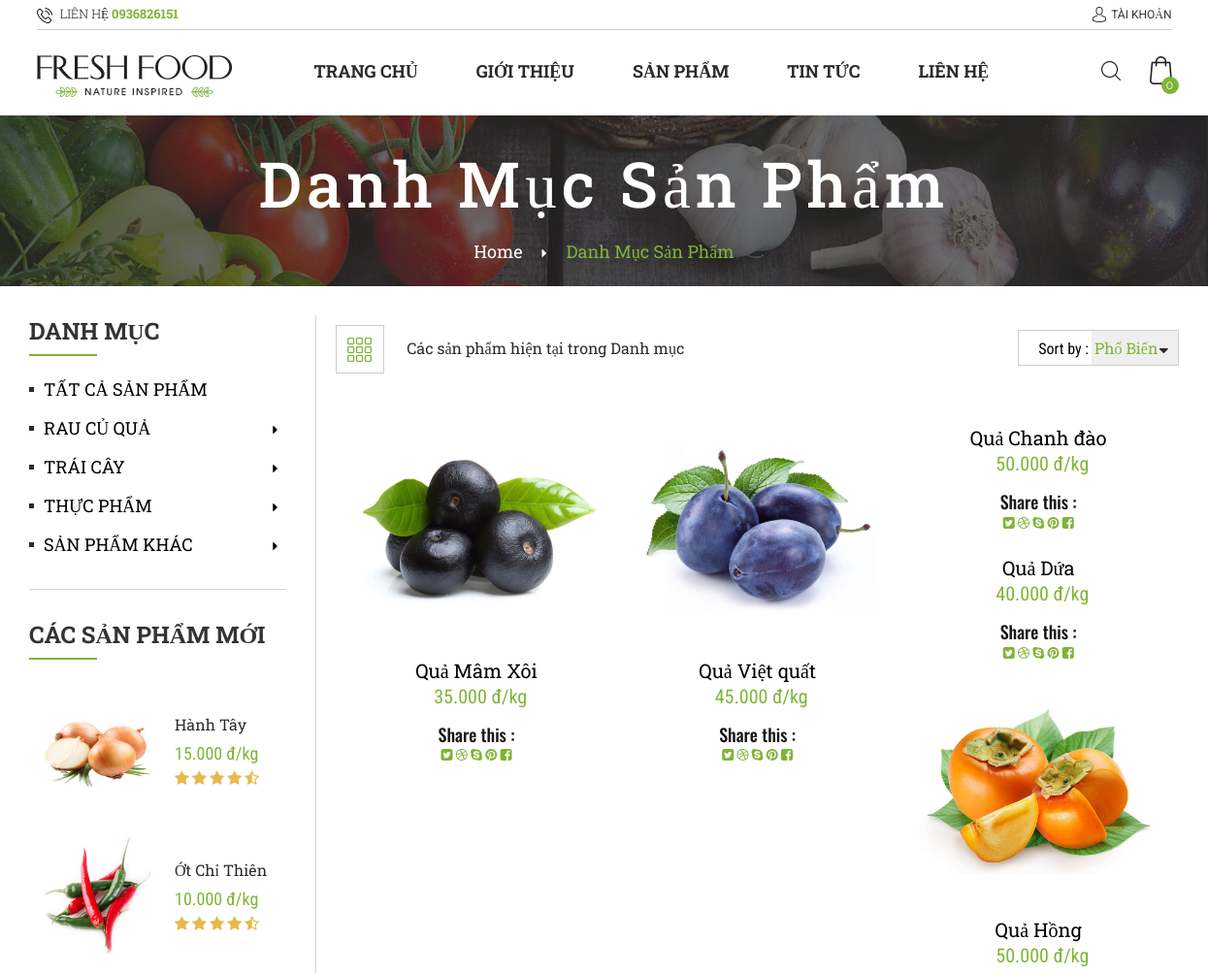
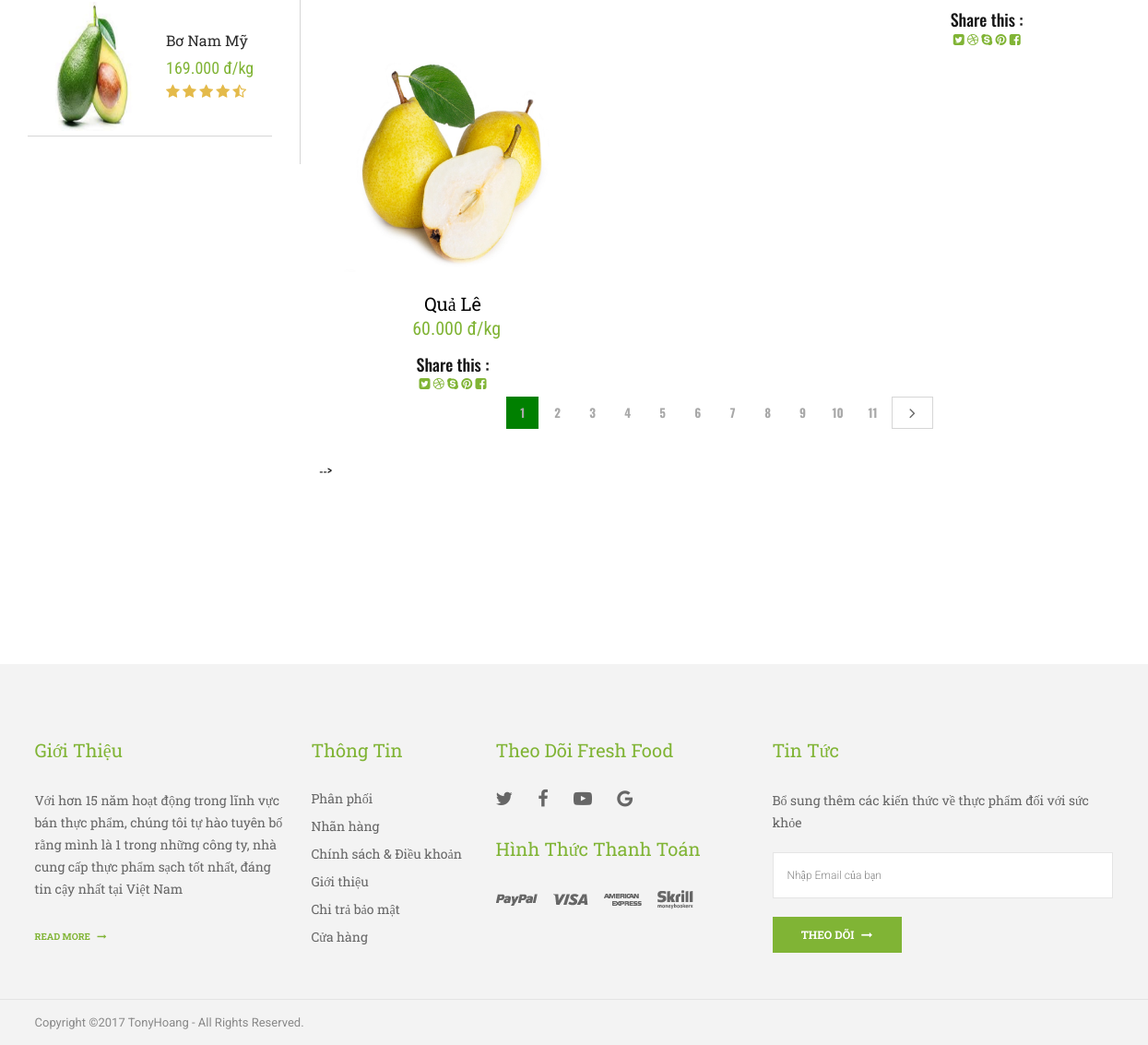
/index.php?route=product&actions=product, run on the app's committed database (2 pictures, top to bottom).
### tables this page shows
CREATE TABLE `product` (
  `id` int(11) NOT NULL,
  `name` varchar(100) NOT NULL,
  `image` varchar(255) DEFAULT NULL,
  `price` int(11) NOT NULL,
  `detail_product` text,
  `views` int(11) DEFAULT NULL,
  `id_subcate` int(11) NOT NULL,
  `status` tinyint(1) DEFAULT '1',
  `created_date` int(11) DEFAULT NULL
);

CREATE TABLE `category` (
  `category_id` int(11) NOT NULL,
  `category_name` varchar(100) NOT NULL,
  `description` varchar(255) DEFAULT NULL,
  `status` tinyint(6) DEFAULT '1',
  `created_date` int(11) DEFAULT NULL
);

### index.php (called while the page is built, shortened)
<?php
require 'header.php';
if (isset($_GET['route'])) {
	$route = $_GET['route'];
} else {
	$route = 'page';
}
if (isset($_GET['actions'])) {
	$actions = $_GET['actions'];
} else {
	$actions = 'content';
}
include $route . '/' . $actions . '.php';
require 'footer.php'
?>

### common/cart.php (called while the page is built, shortened)
<?php
function get_cart(){
	return;
}
function get_qtt(){
	$carts = get_cart();
	$total = 0;
	return $total;
}
?>

### common/database.php (called while the page is built, shortened)
<?php
$mysqli = mysqli_connect(DB_HOST, DB_USER, DB_PASS, DB_NAME);
mysqli_set_charset($mysqli,"utf8");
function get_all($table,$fiels_name = false,$field_val = false,$limit = false){
	global $mysqli;
	$data = [];
	$sql = "SELECT * FROM $table";
	$res = mysqli_query($mysqli,$sql);
	if ($res && mysqli_num_rows($res)) {
		while ($row = mysqli_fetch_assoc($res)) {
			$data[] = $row;
		}
	}
	return $data;
}
function phan_trang($table,$fiels_name = false,$field_val = false,$start,$limit){
	global $mysqli;
	$data = [];
	$sql = "SELECT * FROM $table ";
	if ($limit) {
		$sql .= " LIMIT $start,$limit";
	}
	$res = mysqli_query($mysqli,$sql);
	if ($res && mysqli_num_rows($res)) {
		while ($row = mysqli_fetch_assoc($res)) {
			$data[] = $row;
		}
	}
	return $data;
}
function get_count($table,$fiels_name = false,$field_val = false){
	global $mysqli;
	$sql = "SELECT * FROM $table ";
	$res = mysqli_query($mysqli,$sql);
	return $res ? mysqli_num_rows($res) : 0;
}
?>

### product/getallproduct.php (the view, shortened to what this page needs)
<?php
$total = get_count('product');
$show = 6;
$page = ceil($total/$show);
$users = get_all('product');
$get_page = isset($_GET['page']) ? $_GET['page'] : 1;
$start = $show*($get_page - 1);
if ($page > 1) {
    $users = phan_trang('product',false,false,$start,$show);
}
 ?>
<?php
if($users): foreach ($users as $res ) :
?>
  <div class="product col-md-4">
  <div class="product-images">
    <a href="index.php?route=product&actions=details&id=<?php echo $res['id']; ?>" title="product-images">
      <img class="primary_image" src="uploads/products/<?php echo $res['image']; ?>" alt=""/>
    </a>
  </div>
  <a href="index.php?route=product&actions=details&id=<?php echo $res['id']; ?>" title="Bouble Fabric Blazer"><p class="product-title"><?php echo $res['name']; ?></p></a>
  <p class="product-price"><?php echo number_format($res['price'],0,' ','.'); ?> đ/kg</p>
  <div class="social box">
    <h3>Share this :</h3>
    <a class="twitter" href="#" title="social"><i class="fa fa-twitter-square"></i></a>
    <a class="dribbble" href="#" title="social"><i class="fa fa-dribbble"></i></a>
    <a class="skype" href="#" title="social"><i class="fa fa-skype"></i></a>
    <a class="pinterest" href="#" title="social"><i class="fa fa-pinterest"></i></a>
    <a class="facebook" href="#" title="social"><i class="fa fa-facebook-square"></i></a>
  </div>
</div>
<?php endforeach; endif; ?>
<nav class="pagination align-center">
            <?php
                if($page > 1) :
                    $disabled2 = ($get_page == $page) ? 'hidden' : '';
             ?>
                        <?php for($i =1;$i<= $page; $i++) :
                                if($get_page == $i){
                                    $actions = 'actions';
                                }else{
                                    $actions ='';
                                }
                        ?>
                <a <?php if($i==$get_page){echo "style='background-color:green'";}?> class="<?php echo $actions; ?>" href="index.php?route=product&actions=product&page=<?php echo $i; ?>"><?php echo $i ?></a>
                        <?php endfor; ?>
                <a class="next page-numbers <?php echo $disabled2; ?>" href="index.php?route=product&actions=product&page=<?php echo ($get_page+1) ?>"><i class="fa fa-angle-right"></i></a>
            <?php endif; ?>
            </nav>

### header.php (shortened to what this page needs)
<!DOCTYPE html>
<html lang="en">
<head>
    <link rel="stylesheet" type="text/css" href="public/css/bootstrap.css"/>
    <link rel="stylesheet" type="text/css" href="public/vendor/owl-slider.css"/>
    <link rel="stylesheet" type="text/css" href="public/vendor/slick.css"/>
    <link rel="stylesheet" type="text/css" href="public/vendor/settings.css"/>
    <link rel="stylesheet" type="text/css" href="public/css/font-awesome.min.css"/>
    <link rel="stylesheet" type="text/css" href="public/css/style2.css"/>
    <link rel="stylesheet" type="text/css" href="public/alert/sweetalert.css">
</head>
<body>
    <div class="wrappage">
        <header id="header" class="header-v3 header-v2">
            <div id="topbar" class="topbar-ver2">
                <div class="container container-ver2">
                    <div class="inner-topbar box">
                        <div class="float-left">
                            <p><img src="public/images/icon-phone-header.png.png" alt="icon"> LIÊN HỆ <span> 0936826151</span></p>
                        </div>
                        <div class="float-right align-right">
                            <div class="hover-menu">
                            <?php if (!isset($_SESSION['logIn'])): ?>
                                <a class="acc" href="#" title="USD"><img src="public/images/icon-user-header.png" alt="icon">TÀI KHOẢN</a>
                            <?php endif; ?>
                            </div>
                        </div>
                    </div>
                </div>
            </div>
            <div class="header-top">
                <div class="container container-ver2">
                    <div class="box">
                        <div class="logo"><a href="index.php" title="Uno">
                            <img src="public/images/logo-v2.png" alt="images">
                        </a></div>
                    <div class="box-right">
                            <div class="cart hover-menu">
                                <p class="icon-cart" title="Add to cart">
                                    <i class="icon"></i>
                                    <span class="cart-count"><?php echo get_qtt(); ?></span>
                                </p>
                        </div>
                        <div class="search dropdown" data-toggle="modal" data-target=".bs-example-modal-lg">
                            <i class="icon"></i>
                        </div>
                    </div>
                    <nav class="mega-menu">
                        <ul class="nav navbar-nav" id="navbar">
                            <li class="level1 active dropdown"><a href="index.php" title="Home">Trang chủ</a>
                                        </li>
                                        <li class="level1"><a href="index.php?route=page&actions=about" title="About us">Giới thiệu</a></li>
                                        <li class="level1"><a href="index.php?route=product&actions=product" title="Store">Sản phẩm</a></li>
                                        <li class="level1"><a href="index.php?route=page&actions=blog" title="collections">Tin tức</a></li>
                                        <li class="level1"><a href="index.php?route=page&actions=contact" title="Contact us">Liên hệ</a></li>
                                    </ul>
                                </nav>
                            </div>
                        </div>
                    </div>
                </header>

### product/product.php (shortened to what this page needs)
<div class="banner-header banner-lbook3 space-30">
  <img src="public/images/banner-catalog1.jpg" alt="Banner-header">
  <div class="text">
    <h3>Danh mục sản phẩm</h3>
    <p><a href="index.php" title="Home">Home</a><i class="fa fa-caret-right"></i>Danh mục sản phẩm</p>
  </div>
</div>
<div class="container">
  <div id="primary" class="col-xs-12 col-md-9">
    <div class="wrap-breadcrumb">
      <div class="ordering">
        <div class="float-left">
          <span class="col active"></span>
          <p class="result-count">Các sản phẩm hiện tại trong Danh mục</p>
        </div>
        <div class="float-right">
          <form action="#" method="get" class="order-by">
            <p>Sort by :</p>
            <select class="orderby" name="orderby">
              <option>Phổ biến</option>
            </select>
          </form>
        </div>
      </div>
    </div>
    <div class="products">
      <div class="item-inner">
        <?php
        if (isset($_GET['product-detail']))
        {
          $p = 'product-detail';
        }
        else {
          $p = 'getallproduct';
        }
        require 'product/'.$p.'.php';
        ?>
      </div>
    </div>
 -->
</div>
<div id="secondary" class="widget-area col-xs-12 col-md-3">
  <aside class="widget widget_product_categories">
    <h3 class="widget-title">Danh Mục</h3>
    <ul class="product-categories">
     <li><a href="index.php?route=product&actions=product" title="Tất cả Sản Phẩm" class="active">Tất cả Sản phẩm</a></li>
     <?php
     $res = get_all('category');
     $ressub = get_all('subcategory');
     if ($res) :
      foreach ($res as $dataRow): ?>
    <li><a hrer="#"><?php echo $dataRow['category_name']; ?></a>
  </li>
<?php endforeach; endif; ?>
</ul>
</aside>
<aside class="widget widget_feature">
  <h3 class="widget-title">Các sản phẩm mới</h3>
  <ul>
    <?php  $spnew = "SELECT * FROM product order by id DESC limit 3";
    $spmysql = mysqli_query($mysqli, $spnew);
    while ( $rowsp = mysqli_fetch_assoc($spmysql)) :
     ?>
   <li>
    <a class="images" href="index.php?route=product&actions=details&id=<?php echo $rowsp['id']; ?>" title="images">
      <img class="img-responsive" src="uploads/products/<?php echo $rowsp['image']; ?>" alt="images">
    </a>
    <div class="text">
      <h2>
        <a href="index.php?route=product&actions=details&id=<?php echo $rowsp['id']; ?>" title="Butterfly Bar Stool"><?php echo $rowsp['name']; ?></a>
      </h2>
      <p><span><?php echo number_format($rowsp['price'],0,' ','.') ?> đ/kg</span></p>
      <p class="rating">
        <i class="fa fa-star" aria-hidden="true"></i>
        <i class="fa fa-star" aria-hidden="true"></i>
        <i class="fa fa-star" aria-hidden="true"></i>
        <i class="fa fa-star" aria-hidden="true"></i>
        <i class="fa fa-star-half-o" aria-hidden="true"></i>
      </p>
    </div>
  </li>
<?php endwhile; ?>
</ul>
</aside>
</div>
</div>

### footer.php (shortened to what this page needs)
<footer id="footer" class="footer-v3 align-left">
	<div class="container container-ver2">
		<div class="footer-inner">
			<div class="row">
				<div class="col-md-3 col-sm-6">
					<h3 class="title-footer">Giới thiệu</h3>
					<p>Với hơn 15 năm hoạt động trong lĩnh vực bán thực phẩm, chúng tôi tự hào tuyên bố rằng mình là 1 trong những công ty, nhà cung cấp thực phẩm sạch tốt nhất, đáng tin cậy nhất tại Việt Nam</p>
					<a class="link-footer" href="index.php?route=page&actions=about" title="footer">Read more <i class="fa fa-long-arrow-right"></i></a>
				</div>
				<div class="col-md-2 col-sm-6">
					<h3 class="title-footer">Thông tin</h3>
					<ul class="list-footer">
						<li><a href="#" title="title">Phân phối</a></li>
						<li><a href="#" title="title">Nhãn hàng</a></li>
						<li><a href="#" title="title">Chính sách &amp; Điều khoản</a></li>
						<li><a href="#" title="title">Giới thiệu</a></li>
						<li><a href="#" title="title">Chi trả bảo mật</a></li>
						<li><a href="#" title="title">Cửa hàng</a></li>
					</ul>
				</div>
				<div class="col-md-3 col-sm-6">
					<h3 class="title-footer">Theo dõi fresh food</h3>
					<div class="social space-30">
						<a href="#" title="t"><i class="fa fa-twitter"></i></a>
						<a href="#" title="f"><i class="fa fa-facebook"></i></a>
						<a href="#" title="y"><i class="fa fa-youtube-play"></i></a>
						<a href="#" title="g"><i class="fa fa-google"></i></a>
					</div>
					<h3 class="title-footer">Hình thức thanh toán</h3>
					<a href="#" title="paypal"><img src="public/images/paypal-footer.png" alt="images"></a>
				</div>
				<div class="col-md-4 col-sm-6">
					<h3 class="title-footer"><a href="index.php?route=page&actions=blog">Tin tức</a></h3>
					<p>Bổ sung thêm các kiến thức về thực phẩm đối với sức khỏe</p>
					<div class="subscribe">
						<form action="#" method="get" accept-charset="utf-8">
							<input type="text" onblur="if (this.value == '') {this.value = 'Nhập Email của bạn';}" onfocus="if(this.value != '') {this.value = '';}" value="Nhập Email của bạn" class="input-text required-entry validate-email" title="Sign up for our newsletter" id="newsletter" name="email">
							<button class="button button1 hover-white" title="Subscribe" type="submit">Theo dõi<i class="fa fa-long-arrow-right"></i></button>
						</form>
					</div>
				</div>
			</div>
		</div>
	</div>
	<div class="footer-bottom box">
		<div class="container container-ver2">
			<div class="box bottom">
				<p class="float-left">Copyright &copy;<?php echo date('Y'); ?> TonyHoang - All Rights Reserved.</p>
			</div>
		</div>
	</div>
</footer>
</div>
</body>
</html>

### data on the page
product: image (picture), name "Quả Mâm Xôi", price "35.000"
product: image (picture), name "Quả Việt quất", price "45.000"
product: name "Quả Chanh đào", price "50.000"
product: name "Quả Dứa", price "40.000"
product: image (picture), name "Quả Hồng", price "50.000"
product: image (picture), name "Quả Lê", price "60.000"
category: category_name "RAU CỦ QUẢ"
category: category_name "TRÁI CÂY"
category: category_name "THỰC PHẨM"
category: category_name "SẢN PHẨM KHÁC"
product: image (picture), name "Hành Tây", price "15.000"
product: image (picture), name "Ớt Chỉ Thiên", price "10.000"
product: image (picture), name "Bơ Nam Mỹ", price "169.000"

### other printed values
get_qtt() "0"
